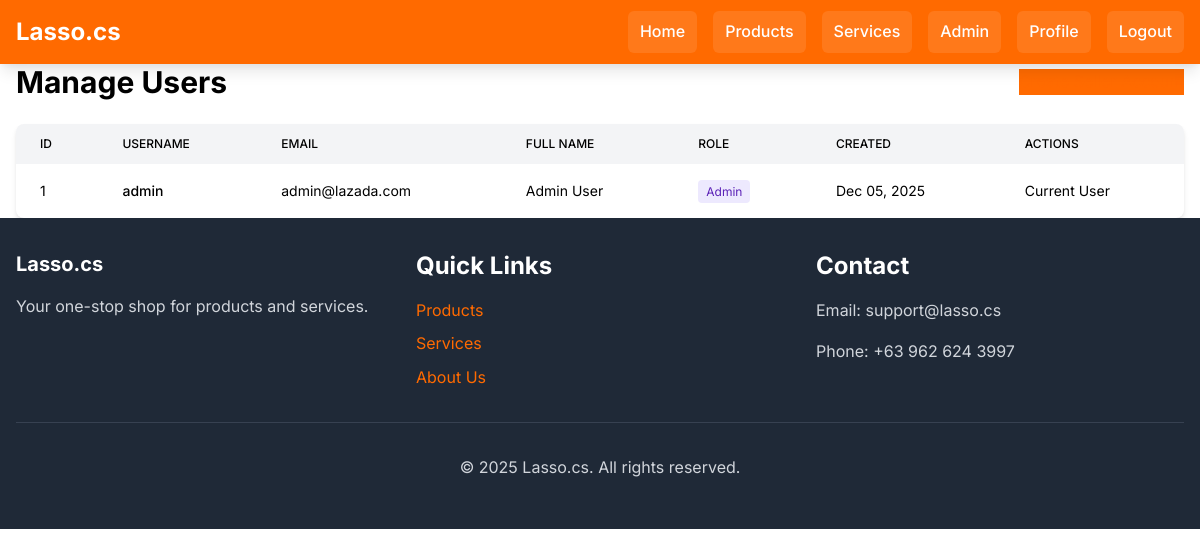
The page /admin/users.php (signed in) on the database its author committed.
### tables this page shows
CREATE TABLE IF NOT EXISTS users (
    id INT AUTO_INCREMENT PRIMARY KEY,
    username VARCHAR(50) UNIQUE NOT NULL,
    email VARCHAR(100) UNIQUE NOT NULL,
    password VARCHAR(255) NOT NULL,
    role ENUM('buyer', 'seller', 'admin') NOT NULL DEFAULT 'buyer',
    full_name VARCHAR(100),
    phone VARCHAR(20),
    address TEXT,
    created_at TIMESTAMP DEFAULT CURRENT_TIMESTAMP
);

### config/paths.php (called while the page is built, shortened)
<?php
function url($path = '') {
    $path = ltrim($path, '/');
    return BASE_PATH . '/' . $path;
}
?>

### config/auth.php (called while the page is built, shortened)
<?php
require_once __DIR__ . '/paths.php';
function getCurrentUserId() {
    return $_SESSION['user_id'] ?? null;
}
?>

### admin/users.php (the view, shortened to what this page needs)
<?php
require_once '../config/paths.php';
require_once '../config/auth.php';
$conn = getDBConnection();
$users_result = $conn->query("SELECT * FROM users ORDER BY created_at DESC");
include '../includes/header.php';
?>
<div class="container mx-auto px-4 py-8">
    <div class="flex justify-between items-center mb-6">
        <h1 class="text-3xl font-bold text-lazada-black">Manage Users</h1>
        <a href="<?php echo url('admin/create_seller.php'); ?>" class="btn-lazada">
        </a>
    </div>
    <div class="bg-white rounded-lg shadow-md overflow-hidden">
        <table class="w-full">
            <thead class="bg-gray-100">
                <tr>
                    <th class="px-6 py-3 text-left text-xs font-medium uppercase text-lazada-gray">ID</th>
                    <th class="px-6 py-3 text-left text-xs font-medium uppercase text-lazada-gray">Username</th>
                    <th class="px-6 py-3 text-left text-xs font-medium uppercase text-lazada-gray">Email</th>
                    <th class="px-6 py-3 text-left text-xs font-medium uppercase text-lazada-gray">Full Name</th>
                    <th class="px-6 py-3 text-left text-xs font-medium uppercase text-lazada-gray">Role</th>
                    <th class="px-6 py-3 text-left text-xs font-medium uppercase text-lazada-gray">Created</th>
                    <th class="px-6 py-3 text-left text-xs font-medium uppercase text-lazada-gray">Actions</th>
                </tr>
            </thead>
            <tbody class="divide-y divide-gray-200">
                <?php while ($user = $users_result->fetch_assoc()): ?>
                    <tr>
                        <td class="px-6 py-4 text-lazada-black"><?php echo $user['id']; ?></td>
                        <td class="px-6 py-4 font-medium text-lazada-black"><?php echo htmlspecialchars($user['username']); ?></td>
                        <td class="px-6 py-4 text-lazada-black"><?php echo htmlspecialchars($user['email']); ?></td>
                        <td class="px-6 py-4 text-lazada-black"><?php echo htmlspecialchars($user['full_name'] ?? '-'); ?></td>
                        <td class="px-6 py-4">
                            <span class="px-2 py-1 rounded text-xs
                                <?php
                                echo $user['role'] === 'admin' ? 'bg-purple-100 text-purple-800' :
                                    ($user['role'] === 'seller' ? 'bg-blue-100 text-blue-800' :
                                    'bg-green-100 text-green-800');
                                ?>">
                                <?php echo ucfirst($user['role']); ?>
                            </span>
                        </td>
                        <td class="px-6 py-4 text-sm text-lazada-gray"><?php echo date('M d, Y', strtotime($user['created_at'])); ?></td>
                        <td class="px-6 py-4">
                            <?php if ($user['id'] != getCurrentUserId()): ?>
                                <a href="<?php echo url('admin/users.php?delete=' . $user['id']); ?>"
                                   class="text-lazada-red"
                                   style="text-decoration: underline;"
                                   onclick="return confirm('Delete this user?')">Delete</a>
                            <?php else: ?>
                                <span class="text-lazada-gray">Current User</span>
                            <?php endif; ?>
                        </td>
                    </tr>
                <?php endwhile; ?>
            </tbody>
        </table>
    </div>
</div>
<?php
include '../includes/footer.php';
?>

### assets/css/style.css (style rules this page uses)
:root { --lasso-orange: #FF6A00; --lasso-orange-dark: #E55A00; --lasso-orange-light: #FF8533; --lasso-red: #E31E24; --lasso-black: #000000; --lasso-gray-dark: #1a1a1a; --lasso-gray: #666666; --lasso-gray-light: #f5f5f5; --lasso-green: #28a745; --lasso-yellow: #ffc107; --lasso-white: #ffffff; }
* { font-family: 'Inter', -apple-system, BlinkMacSystemFont, "Segoe UI", Roboto, "Helvetica Neue", Arial, sans-serif; box-sizing: border-box; }
html { height: 100%; }
body { color: var(--lasso-black); background-color: #ffffff; font-size: 16px; line-height: 1.6; margin: 0; padding: 0; min-height: 100vh; display: flex; flex-direction: column; }
h1, h2, h3, h4, h5, h6 { color: var(--lasso-black); font-weight: 600; line-height: 1.3; margin-top: 0; }
h1 { font-size: 2.5rem; }
p, span, label { color: var(--lasso-black); line-height: 1.6; }
td, th { color: var(--lasso-black); font-size: 14px; }
.container { max-width: 1200px; margin: 0 auto; padding: 0 16px; }
a:not(.nav-link):not(.text-white):not(.hero-lasso *):not(.btn-lasso):not(.btn-lasso-secondary) { color: var(--lasso-orange) !important; text-decoration: none; transition: color 0.2s ease; }
a:not(.nav-link):not(.text-white):not(.hero-lasso *) { color: var(--lasso-orange); text-decoration: none; transition: color 0.2s ease; }
.bg-white { background-color: #ffffff !important; }

### includes/header.php (style rules this page uses)
:root { --lazada-orange: #FF6A00 !important; --lazada-orange-dark: #E55A00 !important; --lazada-orange-light: #FF8533 !important; --lazada-red: #E31E24 !important; --lazada-black: #000000 !important; --lazada-gray: #666666 !important; }
.btn-lazada, button.btn-lazada, a.btn-lazada { background-color: #FF6A00 !important; background: #FF6A00 !important; color: #ffffff !important; }

### rows shown on the page
users: id "1", username "admin", email "admin@lazada.com", full_name "Admin User", role "Admin", created_at "Dec 05, 2025", shows "Current User"
